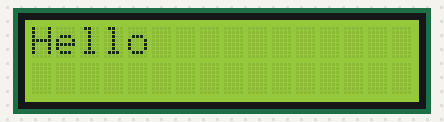
Bench run of a sketch on a simulated Arduino Uno, built with avr-gcc and run on an emulated ATmega328P. On the bench: 16×2 character LCD.

Above: at 0.1 s.
At 5.1 s:
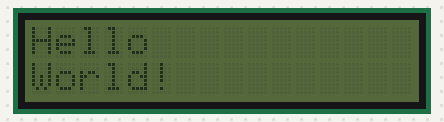
At 8.1 s:
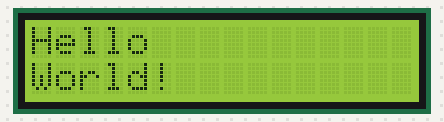
At 11.1 s:
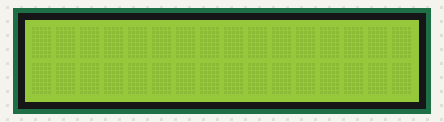

The sketch:

Hello_world_LCDTest.ino
```cpp
// Source:
// - https://github.com/blackhack/LCD_I2C

#include <Wire.h>
#include <LCD_I2C.h>

// Address from sources above, number of columns in LCD, number of rows in LCD
LCD_I2C lcd(0x27,16,2);

void setup()
{

  // Initialize the Wire library and join the I2C bus as a controller or a peripheral
  Wire.begin();

  // Initialize LCD Display
  lcd.begin();
  // Turn on backlight of LCD (turn on the display)
  lcd.backlight();
  // Clears the LCD screen and positions the cursor in the upper-left corner
  lcd.clear();

}

void loop()
{
    // Initilize cursor to the top row, first column in LCD
    lcd.setCursor(0, 0);
    // Print Hello in the top row of the LCD
    lcd.print("Hello");

    // Wait 2 seconds
    delay(1000);

    // Initialize cursor to the bottom row, first column in LCD
    lcd.setCursor(0, 1);
    // Print World! to the bottom row of the LCD
    lcd.print("World!");

    // Wait 4 seconds
    delay(4000);

    // Turn of backlight of LCD (turn off the display)
    lcd.noBacklight();
    // Wait 3 seconds
    delay(3000);

    // Turn on backlight of LCD (turn on the display)
    lcd.backlight();
    // Wait 3 seconds
    delay(3000);

    // Clears the LCD screen and positions the cursor in the upper-left corner
    lcd.clear();

    // Wait 3 seconds
    delay(3000);
}
```

Measured:
- by itself, everything shown: repeats every 14.0 s, in 5 steps
- what the display in image 1 shows lasts 3.0 s, from 5.1 s to 8.1 s
